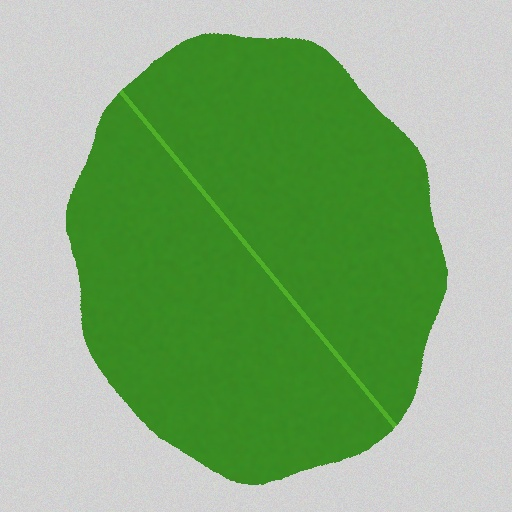
#> input picture samples/healthy_leaf.jpg, 512 x 512 px; its folder holds only this picture in this run
$ python -i leaf_segmentation.py   (imports and definitions only)
#> lines starting #> are read from the running program, lines starting #| are printed output that depends on the picture
"""
Illumination-invariant leaf blade segmentation for FieldSight-Lite.
Extracts healthy and diseased foliar tissue from background using adaptive colorimetric thresholds.
"""

from __future__ import annotations

from typing import Any, Dict, Optional, Tuple
import cv2
import numpy as np

from src.morphology import apply_morphological_close, fill_holes, get_largest_component


# [143 lines that did not run here, left out]

>>> import cv2
>>> picture = cv2.imread('../samples/healthy_leaf.jpg', cv2.IMREAD_GRAYSCALE)
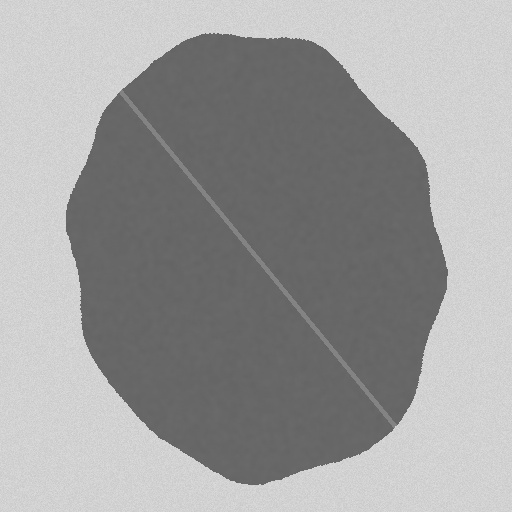
#> picture: shape (512, 512); min 95, max 224, mean 156.6
#> (the run stopped early here; a loop or call above may not have finished)

$ run again, on samples/severe_rust.jpg
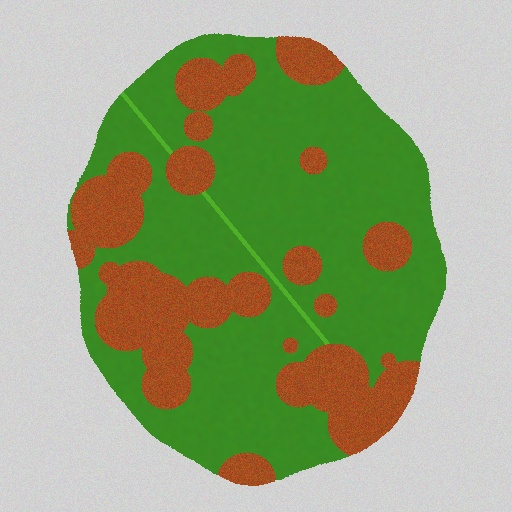
#> input picture samples/severe_rust.jpg, 512 x 512 px
#> `picture = cv2.imread('../samples/healthy_leaf.jpg', cv2.IMREAD_GRAYSCA..`:
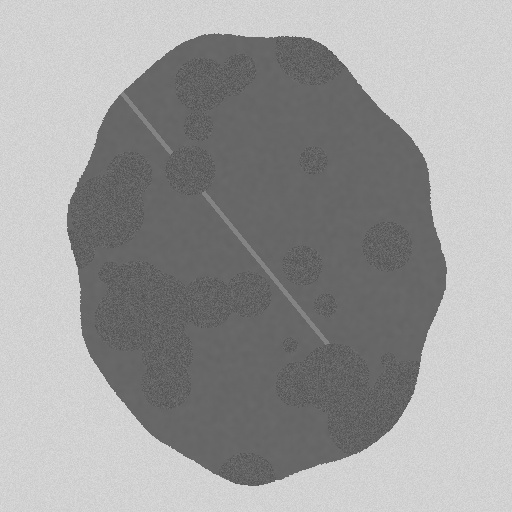
#> picture: shape (512, 512); min 75, max 225, mean 155.7

$ run again, on samples/test_leaf.jpg
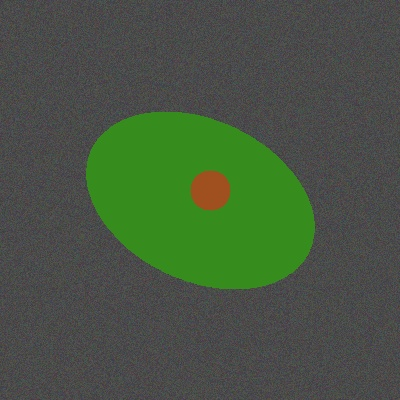
#> input picture samples/test_leaf.jpg, 400 x 400 px
#> `picture = cv2.imread('../samples/healthy_leaf.jpg', cv2.IMREAD_GRAYSCA..`:
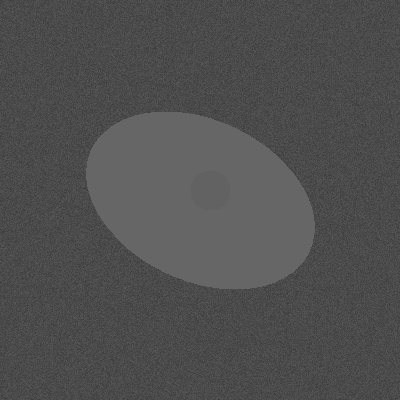
#> picture: shape (400, 400); min 55, max 110, mean 79.7
